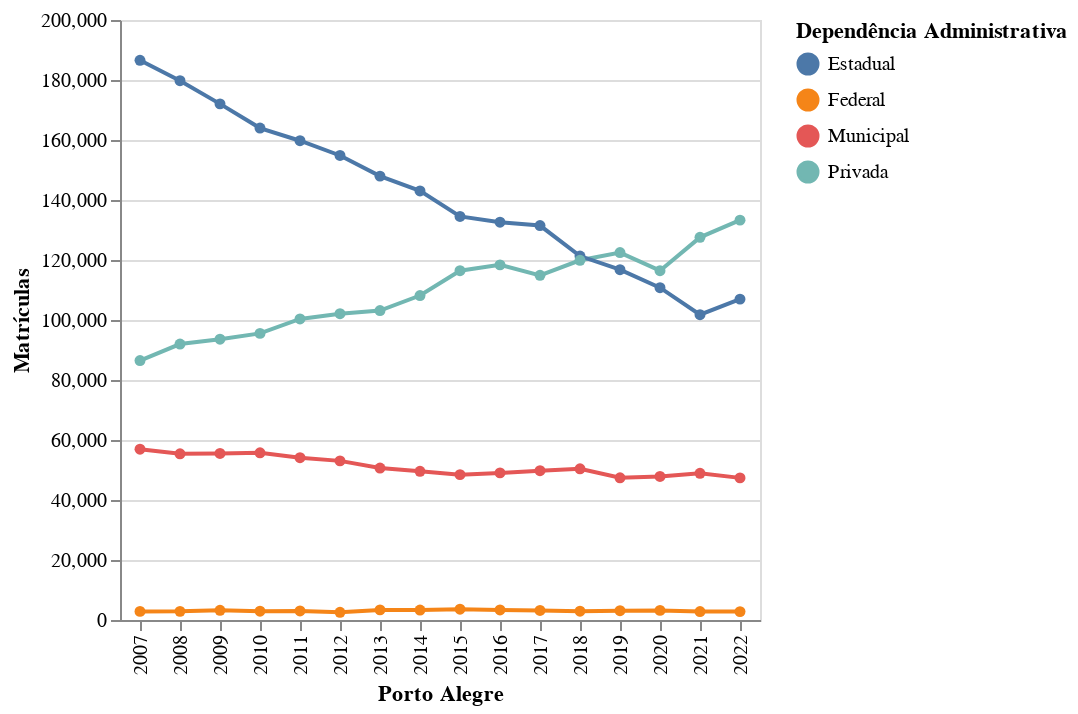

This figure's notebook cell:
### Code cell
filtro = 'Porto Alegre' # Porto Alegre, Florianópolis, São Borja e Curitiba

cidade = analise.loc[analise['NO_MUNICIPIO'] == filtro]

alt.Chart(cidade).mark_line(point=True).encode(
    x = alt.X('NU_ANO_CENSO:N', title=filtro),
    y = alt.Y('QT_MAT_BAS', title=titulo),
    color = alt.Color('TP_DEPENDENCIA', title="Dependência Administrativa"),
    tooltip = [alt.Tooltip('NU_ANO_CENSO'),
              alt.Tooltip('QT_MAT_BAS', format=','),
              alt.Tooltip('TP_DEPENDENCIA')]
).interactive()

### Figure 1 — Vega-Lite specification as saved in the notebook (floating-point values rounded to 4 significant figures)
{"config": {"view": {"continuousWidth": 400, "continuousHeight": 300}}, "data": {"name": "data-24d683f20c518063680f47061a210902"}, "mark": {"type": "line", "point": true}, "encoding": {"color": {"field": "TP_DEPENDENCIA", "title": "Dependência Administrativa", "type": "nominal"}, "tooltip": [{"field": "NU_ANO_CENSO", "type": "quantitative"}, {"field": "QT_MAT_BAS", "format": ",", "type": "quantitative"}, {"field": "TP_DEPENDENCIA", "type": "nominal"}], "x": {"field": "NU_ANO_CENSO", "title": "Porto Alegre", "type": "nominal"}, "y": {"field": "QT_MAT_BAS", "title": "Matrículas", "type": "quantitative"}}, "selection": {"selector012": {"type": "interval", "bind": "scales", "encodings": ["x", "y"]}}, "$schema": "https://vega.github.io/schema/vega-lite/v4.17.0.json", "datasets": {"data-24d683f20c518063680f47061a210902": [{"TP_DEPENDENCIA": "Privada", "NU_ANO_CENSO": 2022, "NO_MUNICIPIO": "Porto Alegre", "QT_MAT_BAS": 133300.0}, {"TP_DEPENDENCIA": "Estadual", "NU_ANO_CENSO": 2022, "NO_MUNICIPIO": "Porto Alegre", "QT_MAT_BAS": 107000.0}, {"TP_DEPENDENCIA": "Municipal", "NU_ANO_CENSO": 2022, "NO_MUNICIPIO": "Porto Alegre", "QT_MAT_BAS": 47370.0}, {"TP_DEPENDENCIA": "Federal", "NU_ANO_CENSO": 2022, "NO_MUNICIPIO": "Porto Alegre", "QT_MAT_BAS": 2796.0}, {"TP_DEPENDENCIA": "Privada", "NU_ANO_CENSO": 2021, "NO_MUNICIPIO": "Porto Alegre", "QT_MAT_BAS": 127600.0}, {"TP_DEPENDENCIA": "Estadual", "NU_ANO_CENSO": 2021, "NO_MUNICIPIO": "Porto Alegre", "QT_MAT_BAS": 101800.0}, {"TP_DEPENDENCIA": "Municipal", "NU_ANO_CENSO": 2021, "NO_MUNICIPIO": "Porto Alegre", "QT_MAT_BAS": 48910.0}, {"TP_DEPENDENCIA": "Federal", "NU_ANO_CENSO": 2021, "NO_MUNICIPIO": "Porto Alegre", "QT_MAT_BAS": 2829.0}, {"TP_DEPENDENCIA": "Privada", "NU_ANO_CENSO": 2020, "NO_MUNICIPIO": "Porto Alegre", "QT_MAT_BAS": 116400.0}, {"TP_DEPENDENCIA": "Estadual", "NU_ANO_CENSO": 2020, "NO_MUNICIPIO": "Porto Alegre", "QT_MAT_BAS": 110800.0}, {"TP_DEPENDENCIA": "Municipal", "NU_ANO_CENSO": 2020, "NO_MUNICIPIO": "Porto Alegre", "QT_MAT_BAS": 47850.0}, {"TP_DEPENDENCIA": "Federal", "NU_ANO_CENSO": 2020, "NO_MUNICIPIO": "Porto Alegre", "QT_MAT_BAS": 3202.0}, {"TP_DEPENDENCIA": "Privada", "NU_ANO_CENSO": 2019, "NO_MUNICIPIO": "Porto Alegre", "QT_MAT_BAS": 122500.0}, {"TP_DEPENDENCIA": "Estadual", "NU_ANO_CENSO": 2019, "NO_MUNICIPIO": "Porto Alegre", "QT_MAT_BAS": 116800.0}, {"TP_DEPENDENCIA": "Municipal", "NU_ANO_CENSO": 2019, "NO_MUNICIPIO": "Porto Alegre", "QT_MAT_BAS": 47400.0}, {"TP_DEPENDENCIA": "Federal", "NU_ANO_CENSO": 2019, "NO_MUNICIPIO": "Porto Alegre", "QT_MAT_BAS": 3117.0}, {"TP_DEPENDENCIA": "Estadual", "NU_ANO_CENSO": 2018, "NO_MUNICIPIO": "Porto Alegre", "QT_MAT_BAS": 121300.0}, {"TP_DEPENDENCIA": "Privada", "NU_ANO_CENSO": 2018, "NO_MUNICIPIO": "Porto Alegre", "QT_MAT_BAS": 119900.0}, {"TP_DEPENDENCIA": "Municipal", "NU_ANO_CENSO": 2018, "NO_MUNICIPIO": "Porto Alegre", "QT_MAT_BAS": 50410.0}, {"TP_DEPENDENCIA": "Federal", "NU_ANO_CENSO": 2018, "NO_MUNICIPIO": "Porto Alegre", "QT_MAT_BAS": 2933.0}, {"TP_DEPENDENCIA": "Estadual", "NU_ANO_CENSO": 2017, "NO_MUNICIPIO": "Porto Alegre", "QT_MAT_BAS": 131500.0}, {"TP_DEPENDENCIA": "Privada", "NU_ANO_CENSO": 2017, "NO_MUNICIPIO": "Porto Alegre", "QT_MAT_BAS": 114900.0}, {"TP_DEPENDENCIA": "Municipal", "NU_ANO_CENSO": 2017, "NO_MUNICIPIO": "Porto Alegre", "QT_MAT_BAS": 49750.0}, {"TP_DEPENDENCIA": "Federal", "NU_ANO_CENSO": 2017, "NO_MUNICIPIO": "Porto Alegre", "QT_MAT_BAS": 3199.0}, {"TP_DEPENDENCIA": "Estadual", "NU_ANO_CENSO": 2016, "NO_MUNICIPIO": "Porto Alegre", "QT_MAT_BAS": 132600.0}, {"TP_DEPENDENCIA": "Privada", "NU_ANO_CENSO": 2016, "NO_MUNICIPIO": "Porto Alegre", "QT_MAT_BAS": 118400.0}, {"TP_DEPENDENCIA": "Municipal", "NU_ANO_CENSO": 2016, "NO_MUNICIPIO": "Porto Alegre", "QT_MAT_BAS": 49040.0}, {"TP_DEPENDENCIA": "Federal", "NU_ANO_CENSO": 2016, "NO_MUNICIPIO": "Porto Alegre", "QT_MAT_BAS": 3342.0}, {"TP_DEPENDENCIA": "Estadual", "NU_ANO_CENSO": 2015, "NO_MUNICIPIO": "Porto Alegre", "QT_MAT_BAS": 134500.0}, {"TP_DEPENDENCIA": "Privada", "NU_ANO_CENSO": 2015, "NO_MUNICIPIO": "Porto Alegre", "QT_MAT_BAS": 116400.0}, {"TP_DEPENDENCIA": "Municipal", "NU_ANO_CENSO": 2015, "NO_MUNICIPIO": "Porto Alegre", "QT_MAT_BAS": 48460.0}, {"TP_DEPENDENCIA": "Federal", "NU_ANO_CENSO": 2015, "NO_MUNICIPIO": "Porto Alegre", "QT_MAT_BAS": 3584.0}, {"TP_DEPENDENCIA": "Estadual", "NU_ANO_CENSO": 2014, "NO_MUNICIPIO": "Porto Alegre", "QT_MAT_BAS": 143000.0}, {"TP_DEPENDENCIA": "Privada", "NU_ANO_CENSO": 2014, "NO_MUNICIPIO": "Porto Alegre", "QT_MAT_BAS": 108200.0}, {"TP_DEPENDENCIA": "Municipal", "NU_ANO_CENSO": 2014, "NO_MUNICIPIO": "Porto Alegre", "QT_MAT_BAS": 49560.0}, {"TP_DEPENDENCIA": "Federal", "NU_ANO_CENSO": 2014, "NO_MUNICIPIO": "Porto Alegre", "QT_MAT_BAS": 3327.0}, {"TP_DEPENDENCIA": "Estadual", "NU_ANO_CENSO": 2013, "NO_MUNICIPIO": "Porto Alegre", "QT_MAT_BAS": 148000.0}, {"TP_DEPENDENCIA": "Privada", "NU_ANO_CENSO": 2013, "NO_MUNICIPIO": "Porto Alegre", "QT_MAT_BAS": 103200.0}, {"TP_DEPENDENCIA": "Municipal", "NU_ANO_CENSO": 2013, "NO_MUNICIPIO": "Porto Alegre", "QT_MAT_BAS": 50660.0}, {"TP_DEPENDENCIA": "Federal", "NU_ANO_CENSO": 2013, "NO_MUNICIPIO": "Porto Alegre", "QT_MAT_BAS": 3371.0}, {"TP_DEPENDENCIA": "Estadual", "NU_ANO_CENSO": 2012, "NO_MUNICIPIO": "Porto Alegre", "QT_MAT_BAS": 154800.0}, {"TP_DEPENDENCIA": "Privada", "NU_ANO_CENSO": 2012, "NO_MUNICIPIO": "Porto Alegre", "QT_MAT_BAS": 102100.0}, {"TP_DEPENDENCIA": "Municipal", "NU_ANO_CENSO": 2012, "NO_MUNICIPIO": "Porto Alegre", "QT_MAT_BAS": 53040.0}, {"TP_DEPENDENCIA": "Federal", "NU_ANO_CENSO": 2012, "NO_MUNICIPIO": "Porto Alegre", "QT_MAT_BAS": 2570.0}, {"TP_DEPENDENCIA": "Estadual", "NU_ANO_CENSO": 2011, "NO_MUNICIPIO": "Porto Alegre", "QT_MAT_BAS": 159800.0}, {"TP_DEPENDENCIA": "Privada", "NU_ANO_CENSO": 2011, "NO_MUNICIPIO": "Porto Alegre", "QT_MAT_BAS": 100400.0}, {"TP_DEPENDENCIA": "Municipal", "NU_ANO_CENSO": 2011, "NO_MUNICIPIO": "Porto Alegre", "QT_MAT_BAS": 54100.0}, {"TP_DEPENDENCIA": "Federal", "NU_ANO_CENSO": 2011, "NO_MUNICIPIO": "Porto Alegre", "QT_MAT_BAS": 3015.0}, {"TP_DEPENDENCIA": "Estadual", "NU_ANO_CENSO": 2010, "NO_MUNICIPIO": "Porto Alegre", "QT_MAT_BAS": 164000.0}, {"TP_DEPENDENCIA": "Privada", "NU_ANO_CENSO": 2010, "NO_MUNICIPIO": "Porto Alegre", "QT_MAT_BAS": 95540.0}, {"TP_DEPENDENCIA": "Municipal", "NU_ANO_CENSO": 2010, "NO_MUNICIPIO": "Porto Alegre", "QT_MAT_BAS": 55720.0}, {"TP_DEPENDENCIA": "Federal", "NU_ANO_CENSO": 2010, "NO_MUNICIPIO": "Porto Alegre", "QT_MAT_BAS": 2948.0}, {"TP_DEPENDENCIA": "Estadual", "NU_ANO_CENSO": 2009, "NO_MUNICIPIO": "Porto Alegre", "QT_MAT_BAS": 172000.0}, {"TP_DEPENDENCIA": "Privada", "NU_ANO_CENSO": 2009, "NO_MUNICIPIO": "Porto Alegre", "QT_MAT_BAS": 93590.0}, {"TP_DEPENDENCIA": "Municipal", "NU_ANO_CENSO": 2009, "NO_MUNICIPIO": "Porto Alegre", "QT_MAT_BAS": 55510.0}, {"TP_DEPENDENCIA": "Federal", "NU_ANO_CENSO": 2009, "NO_MUNICIPIO": "Porto Alegre", "QT_MAT_BAS": 3223.0}, {"TP_DEPENDENCIA": "Estadual", "NU_ANO_CENSO": 2008, "NO_MUNICIPIO": "Porto Alegre", "QT_MAT_BAS": 179800.0}, {"TP_DEPENDENCIA": "Privada", "NU_ANO_CENSO": 2008, "NO_MUNICIPIO": "Porto Alegre", "QT_MAT_BAS": 91980.0}, {"TP_DEPENDENCIA": "Municipal", "NU_ANO_CENSO": 2008, "NO_MUNICIPIO": "Porto Alegre", "QT_MAT_BAS": 55400.0}, {"TP_DEPENDENCIA": "Federal", "NU_ANO_CENSO": 2008, "NO_MUNICIPIO": "Porto Alegre", "QT_MAT_BAS": 2879.0}, {"TP_DEPENDENCIA": "Estadual", "NU_ANO_CENSO": 2007, "NO_MUNICIPIO": "Porto Alegre", "QT_MAT_BAS": 186600.0}, {"TP_DEPENDENCIA": "Privada", "NU_ANO_CENSO": 2007, "NO_MUNICIPIO": "Porto Alegre", "QT_MAT_BAS": 86480.0}, {"TP_DEPENDENCIA": "Municipal", "NU_ANO_CENSO": 2007, "NO_MUNICIPIO": "Porto Alegre", "QT_MAT_BAS": 56920.0}, {"TP_DEPENDENCIA": "Federal", "NU_ANO_CENSO": 2007, "NO_MUNICIPIO": "Porto Alegre", "QT_MAT_BAS": 2868.0}]}}
